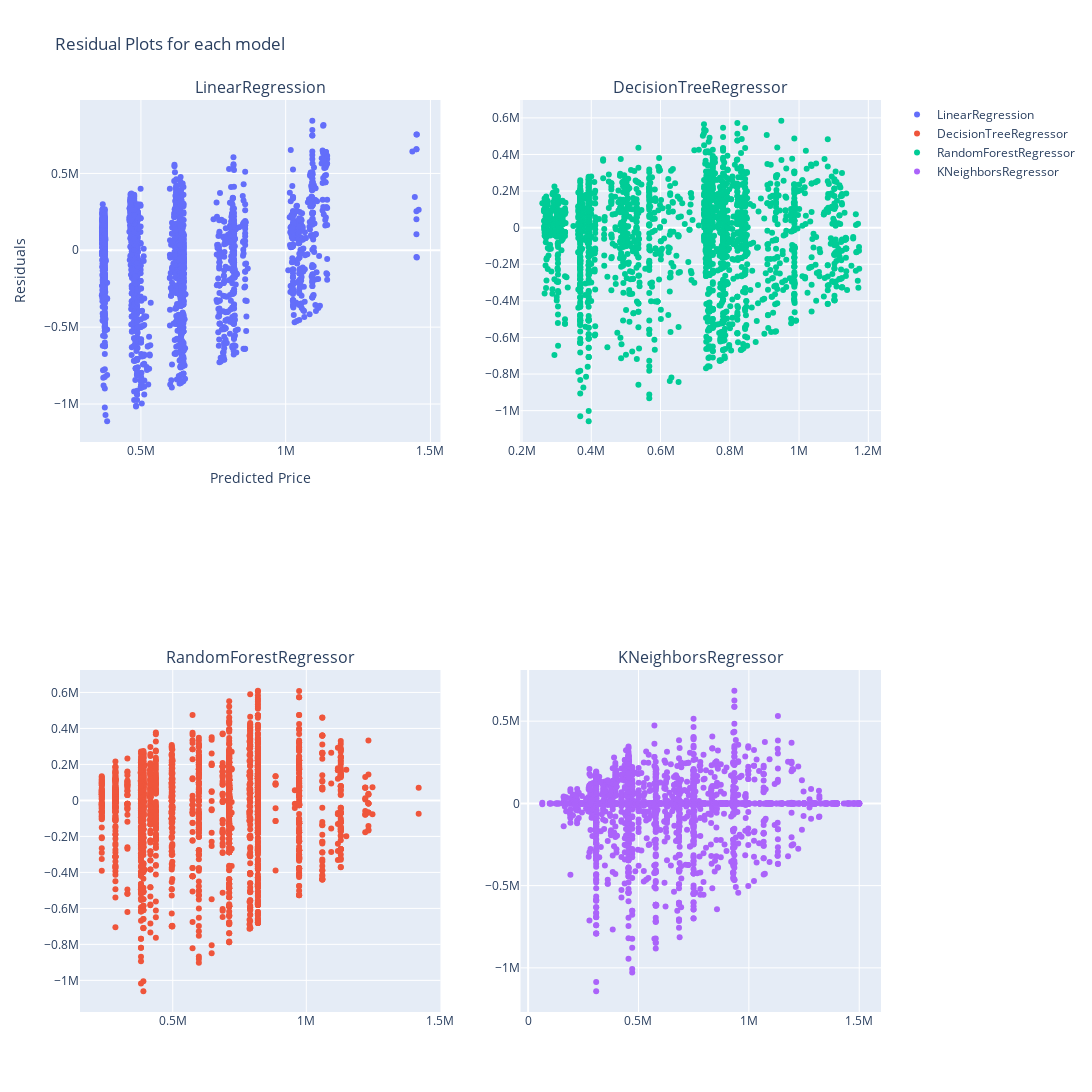

The code cell stored with this chart in its notebook:
### Code cell
models = [
         LinearRegression(),
         DecisionTreeRegressor(criterion= 'squared_error' , max_depth = 5),
         RandomForestRegressor(criterion= 'squared_error' , max_depth = 5),
         KNeighborsRegressor(n_neighbors=5 , weights='distance' , algorithm='auto')
         ]



results = [train_and_evaluate_model(model, y_scaler, X_train, y_train, X_test, y_test) for model in models]


fig = make_subplots(rows=2, cols=2  , subplot_titles=[f"{result['model_name']}" for result in results])

row_idx = 1
col_idx = 1

y_train = np.exp(y_scaler.inverse_transform(y_train.reshape(-1, 1)))


for _ , result in enumerate(results):
    
    if row_idx > 2:
        row_idx = 1
        col_idx += 1
    
    y_train_pred = np.exp(result['y_train_pred'])
    res = y_train_pred - y_train

    fig.add_trace(
        go.Scatter(
            x=y_train_pred.ravel(),
            y=res.ravel(),
            mode='markers' ,
            name = result['model_name'] ,
            hovertext=y_train.ravel() ,
            hoverinfo='text'),
        row=row_idx, col=col_idx
        )
    
    row_idx += 1


fig.update_layout(
    height=1200,  
    width=1300,
    xaxis_title="Predicted Price",
    yaxis_title="Residuals",  
    title_text="Residual Plots for each model"
    
)


fig.show()

### Figure 1 — Plotly figure (JSON) as saved in the notebook; plotly's stock layout.template omitted (floating-point values rounded to 4 significant figures; data arrays with more than 128 entries replaced by an {"elided": "..."} marker saying what was removed)
{"data": [{"hoverinfo": "text", "hovertext": {"elided": "2429 float values"}, "mode": "markers", "name": "LinearRegression", "type": "scatter", "x": {"elided": "2429 float values"}, "xaxis": "x", "y": {"elided": "2429 float values"}, "yaxis": "y"}, {"hoverinfo": "text", "hovertext": {"elided": "2429 float values"}, "mode": "markers", "name": "DecisionTreeRegressor", "type": "scatter", "x": {"elided": "2429 float values"}, "xaxis": "x3", "y": {"elided": "2429 float values"}, "yaxis": "y3"}, {"hoverinfo": "text", "hovertext": {"elided": "2429 float values"}, "mode": "markers", "name": "RandomForestRegressor", "type": "scatter", "x": {"elided": "2429 float values"}, "xaxis": "x2", "y": {"elided": "2429 float values"}, "yaxis": "y2"}, {"hoverinfo": "text", "hovertext": {"elided": "2429 float values"}, "mode": "markers", "name": "KNeighborsRegressor", "type": "scatter", "x": {"elided": "2429 float values"}, "xaxis": "x4", "y": {"elided": "2429 float values"}, "yaxis": "y4"}], "layout": {"annotations": [{"font": {"size": 16}, "showarrow": false, "text": "LinearRegression", "x": 0.225, "xanchor": "center", "xref": "paper", "y": 1, "yanchor": "bottom", "yref": "paper"}, {"font": {"size": 16}, "showarrow": false, "text": "DecisionTreeRegressor", "x": 0.775, "xanchor": "center", "xref": "paper", "y": 1, "yanchor": "bottom", "yref": "paper"}, {"font": {"size": 16}, "showarrow": false, "text": "RandomForestRegressor", "x": 0.225, "xanchor": "center", "xref": "paper", "y": 0.375, "yanchor": "bottom", "yref": "paper"}, {"font": {"size": 16}, "showarrow": false, "text": "KNeighborsRegressor", "x": 0.775, "xanchor": "center", "xref": "paper", "y": 0.375, "yanchor": "bottom", "yref": "paper"}], "height": 1200, "title": {"text": "Residual Plots for each model"}, "width": 1300, "xaxis": {"anchor": "y", "domain": [0, 0.45], "title": {"text": "Predicted Price"}}, "xaxis2": {"anchor": "y2", "domain": [0.55, 1]}, "xaxis3": {"anchor": "y3", "domain": [0, 0.45]}, "xaxis4": {"anchor": "y4", "domain": [0.55, 1]}, "yaxis": {"anchor": "x", "domain": [0.625, 1], "title": {"text": "Residuals"}}, "yaxis2": {"anchor": "x2", "domain": [0.625, 1]}, "yaxis3": {"anchor": "x3", "domain": [0, 0.375]}, "yaxis4": {"anchor": "x4", "domain": [0, 0.375]}}}
